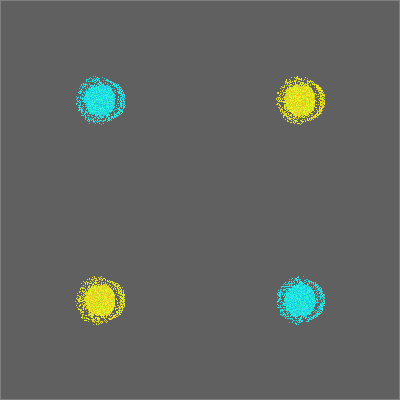
Frame 1 (no input)
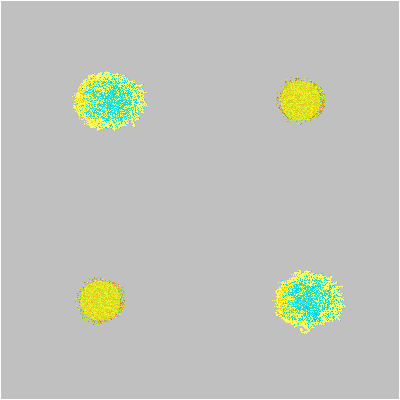
Frame 60 (the mouse pressed at the canvas centre just before this capture)
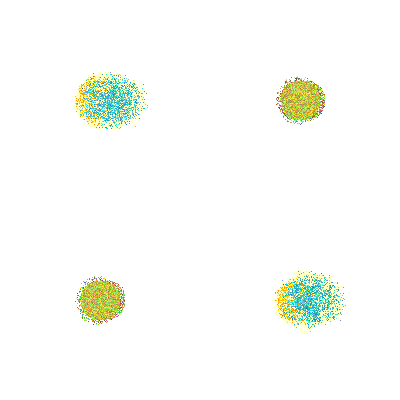
Frame 120 (the mouse held since frame 60 and released just before this capture)

The Processing sketch that drew these frames (run headless with seeded random() and noise(); from frame 60 on, the mouse is pressed at the canvas centre):

// Processing sketch: sketch_260316a
// ── sketch_260316a.pde
int EMPTY = color(0,0,0);
int YELLOW = color(255,255,0);
int BLUE = color(0,255,255);
int TEXT_COLOUR = color(255,255,255);
Vector planetCore;
HashMap<Integer,Float> colourAngles = new HashMap<>();
HashMap<Integer,Float> colourWeights = new HashMap<>();

boolean[] swaps;
Vector[] velocities;
// Add to colour when drawing the pixel
int[] variation;

int pixelCount = 0;

float initSpeed = 5;
float gravity = 600;

float drag = 0.9;

float speedCap = 16;

Vector[][] numbers = new Vector[][] {
  {new Vector(0,0),new Vector(0,1),new Vector(0,2),new Vector(1,2),new Vector(1,1),new Vector(1,0),new Vector(0,0)},
  {new Vector(0,0),new Vector(0,1),new Vector(0,2)},
  {new Vector(0,0),new Vector(1,0),new Vector(1,1),new Vector(0,1),new Vector(0,2),new Vector(1,2)},
  {new Vector(0,0),new Vector(1,0),new Vector(1,1),new Vector(0,1),new Vector(1,1),new Vector(1,2),new Vector(0,2)},
  {new Vector(0,0),new Vector(0,1),new Vector(1,1),new Vector(1,0),new Vector(1,1),new Vector(1,2)},
  {new Vector(0,0),new Vector(1,0),new Vector(0,0),new Vector(0,1),new Vector(1,1),new Vector(1,2),new Vector(0,2)},
  {new Vector(0,0),new Vector(1,0),new Vector(0,0),new Vector(0,1),new Vector(1,1),new Vector(1,2),new Vector(0,2),new Vector(0,1)},
  {new Vector(0,0),new Vector(1,0),new Vector(1,1),new Vector(1,2)},
  {new Vector(0,0),new Vector(0,1),new Vector(1,1),new Vector(0,1),new Vector(0,2),new Vector(1,2),new Vector(1,1),new Vector(1,0),new Vector(0,0)},
  {new Vector(0,0),new Vector(1,0),new Vector(1,1),new Vector(1,0),new Vector(0,0),new Vector(0,1),new Vector(1,1),new Vector(1,2),new Vector(0,2)}
};

void drawDigit(int digit,int x,int y, int size) {
  Vector[] data = numbers[digit];
  for (int ind = 0; ind < data.length-1; ind++) {
    int cx = (int)data[ind].x;
    int cy = (int)data[ind].y;
    int nx = (int)data[ind+1].x;
    int ny = (int)data[ind+1].y;
    int dx = nx - cx;
    int dy = ny - cy;
    for (int i = 0; i < size; i++) {
      spawn(x,y,YELLOW,0,0);
      //setVariation(x,y,color(256,256,256));
      x += dx;
      y += dy;
    }
  }
}

void drawNumber(String number,int x,int y, int size) {
  for (int i = 0; i < number.length(); i++) {
    drawDigit(number.charAt(i) - '0',x + (int)(i * size * 2),y,size);
  }
}

void clearDigit(int digit,int x,int y, int size) {
  Vector[] data = numbers[digit];
  for (int ind = 0; ind < data.length-1; ind++) {
    int cx = (int)data[ind].x;
    int cy = (int)data[ind].y;
    int nx = (int)data[ind+1].x;
    int ny = (int)data[ind+1].y;
    int dx = nx - cx;
    int dy = ny - cy;
    for (int i = 0; i < size; i++) {
      setCell(x,y,EMPTY);
      //setVariation(x,y,color(0,0,0));
      x += dx;
      y += dy;
    }
  }
}

void clearNumber(String number,int x,int y, int size) {
  for (int i = 0; i < number.length(); i++) {
    //clearDigit(number.charAt(i) - '0',x + (int)(i * size * 2),y,size);
  }
}

class Vector {
  public float x;
  public float y;
  public Vector(float nx, float ny) {
    x = nx;
    y = ny;
  }
  public Vector ofPolar(float direction, float magnitude) {
    x = magnitude * cos(direction);
    y = magnitude * sin(direction);
    return this;
  }
  public float direction() {
    return atan2(y,x);
  }
  public float magnitude() {
    return sqrt(x*x + y*y);
  }
   
   public Vector normalised() {
     return new Vector(
       x / magnitude(),
       y / magnitude()
     );
   }
   
   public Vector dif(Vector other) {
     return new Vector(
       other.x - x,
       other.y - y
     );
   }
   
   public Vector times(float amount) {
      return new Vector(
       x * amount,
       y * amount
     );
   }
  
  public void accelerateTowards(Vector pos,Vector point,float force) {
    Vector directionVector = pos.dif(point).normalised();
    
    x += directionVector.x * force / pos.dif(point).magnitude();
    y += directionVector.y * force / pos.dif(point).magnitude();
    
  }
  @Override
  public String toString() {
    return "[" + x + ", " + y + "]";
  }
}



void setup() {
  size(400,400);
  planetCore = new Vector(width/2,height/2);
  swaps = new boolean[width * height];
  velocities = new Vector[width * height];
  variation = new int[width * height];
  
  for (int x = 0; x < width; x++) {
    for (int y = 0; y < height; y++) {
      setSwaps(x,y,false);
      setVelocity(x,y,new Vector(0,0));
    }
  }
  
  colourAngles.put(YELLOW,PI*2);
  colourWeights.put(YELLOW,2.0);
  colourAngles.put(BLUE,PI*2);
  colourWeights.put(BLUE,5.0);
  colourWeights.put(TEXT_COLOUR,10000.0);
  colourWeights.put(EMPTY,0.0);
  
  int defaultMat = EMPTY;
  
  background(defaultMat);
  //loadPixels();
  for (int x = 0; x < width; x++) {
    for (int y = 0; y < height; y++) {
      //float decrease = 5;s
      //float increase = 5;
      
      //float rVal = red(defaultMat);
      //float gVal = green(defaultMat);
      //float bVal = blue(defaultMat);
      
      //float rDecrease = rVal - decrease < 0 ? rVal : decrease;
      //float gDecrease = gVal - decrease < 0 ? gVal : decrease;
      //float bDecrease = bVal - decrease < 0 ? bVal : decrease;
      
      //float rIncrease = rVal + increase > 256 ? 256 - rVal : increase;
      //float gIncrease = gVal + increase > 256 ? 256 - gVal : increase;
      //float bIncrease = bVal + increase > 256 ? 256 - bVal : increase;
      setVariation(x,y,color(
       32,32,32
     ));
    }
  }
  //setCircle(width/2,height/2,20,YELLOW);
  //updatePixels();
}

float lastTime = 0;
float delta = 0;
float totalTime = 0;

void draw() {
  delta = (millis() / 1000.0f) - lastTime;
  totalTime += delta;
      // Save current drawing settings
  
  updatePixels();
  loadPixels();
  //clearNumber("" + pixelCount,10,10,5);

  process(delta);

  
  
  // draw code here
  lastTime = (millis() / 1000.0f);
}

void spawn(int material,int x, int y,float angle,float magnitude) {
  setCell(x,y,material);
  setVelocity(x,y,new Vector(0,0).ofPolar(angle,magnitude));
  
  float decrease = 8;
  float increase = 8;
  
  float rVal = red(material);
  float gVal = green(material);
  float bVal = blue(material);
  
  float rDecrease = rVal - decrease <= 0 ? rVal : decrease;
  float gDecrease = gVal - decrease <= 0 ? gVal : decrease;
  float bDecrease = bVal - decrease <= 0 ? bVal : decrease;
  
  float rIncrease = rVal + increase >= 255 ? 255 - rVal : increase;
  float gIncrease = gVal + increase >= 255 ? 255 - gVal : increase;
  float bIncrease = bVal + increase >= 255 ? 255 - bVal : increase;

  setVariation(x,y,color(
    128 + rDecrease * random(rDecrease) - rIncrease * random(rIncrease),
    128 + gDecrease * random(gDecrease) - gIncrease * random(gIncrease),
    128 + bDecrease * random(bDecrease) - bIncrease * random(bIncrease)
   ));
}



void spawnCircle(int material,int x, int y, int radius,float angle,float magnitude) {
  for (int i = x - radius; i < x + radius; i++) {
     for (int j = y - radius; j < y + radius; j++) {
       if ((i-x)*(i-x) + (j-y)*(j-y) <= radius * radius) {
          spawn(material,i,j,angle,magnitude);
       }
    }
  }
}

void process(float delta) {
  if (pixelCount < 20000) {
    //setCircle(width/2,height/2,20,BLUE);
    //spawnCircle(YELLOW,width / 4, height / 3,  5,0,initSpeed);
    spawnCircle(BLUE,3 * width / 4, 3 * height / 4,20,0,initSpeed);
    spawnCircle(BLUE,1 * width / 4, 1 * height / 4,20,0,initSpeed);
    spawnCircle(YELLOW,3 * width / 4, 1 * height / 4,20,0,initSpeed);
    spawnCircle(YELLOW,1 * width / 4, 3 * height / 4,20,0,initSpeed);
  }
  
  
  pixelCount = 0;
  
  for (int x = 0; x < width; x++) {
    for (int y = 0; y < height; y++) {
      
      processPixel(x,y,delta);
    }
  }
  drawNumber("" + pixelCount,10,10,5);
  for (int x = 0; x < width; x++) {
    for (int y = 0; y < height; y++) {
      setSwaps(x,y,false);
      applyVariation(x,y);
    }
  }
  updatePixels();
  for (int x = 0; x < width; x++) {
    for (int y = 0; y < height; y++) {
      removeVariation(x,y);
    }
  }
}

void applyVariation(int x, int y) {
  int col = pixels[x + (width * y)];
  float rOffset = red(getVariation(x,y)) - 128;
  float gOffset = green(getVariation(x,y)) - 128;
  float bOffset = blue(getVariation(x,y)) - 128;
  
  pixels[x + (width * y)] = color(
    red(col) - rOffset,
    green(col) - gOffset,
    blue(col) - bOffset
  );
}

void removeVariation(int x, int y) {
  int col = pixels[x + (width * y)];
  float rOffset = red(getVariation(x,y)) - 128;
  float gOffset = green(getVariation(x,y)) - 128;
  float bOffset = blue(getVariation(x,y)) - 128;
  
  pixels[x + (width * y)] = color(
    red(col) + rOffset,
    green(col) + gOffset,
    blue(col) + bOffset
  );
}

// If we check n neighbours and they're all occupied, set velocity back to 0
boolean isTrapped(int x, int y) {
  //float randomisation = 0.2;
  //int attempts = 3;
  //
  //int[] npos = new int[2];
  //
  //Vector velocity = getVelocity(x,y);
  ////float angle = colourAngles.get(colour);
  //for (int tries = 0; tries < attempts; tries++) {
  //  npos = cellAtAngle(x,y,velocity.magnitude() * ((1-randomisation) +random(randomisation)),new Vector(x,y).dif(planetCore).direction() * ((1-randomisation)/2 +random(randomisation)));
  //  int otherColour = getCell(npos[0],npos[1]);
  //  if (colourWeights.get(otherColour) < weight) {
  //    return false;
  //  }
  //}
  //return true;
  int colour = getCell(x,y);
  
  float weight = colourWeights.get(colour);
  int neighbourCount = 0;
  int maxCount = 9;
  for (int i = -1; i <= 1; i++) {
    for (int j = -1; j <= 1; j++) {
      int otherColour = getCell(x + i,y + j);
      if (otherColour != TEXT_COLOUR && colourWeights.get(otherColour) >= weight) {
        neighbourCount++;
      }
    }
  }
  
  return neighbourCount >= maxCount;
}

/**
 *  Update the pixel to fall downwards
 */
void processPixel(int x,int y,float delta) {
  if (getCell(x,y) == EMPTY || getCell(x,y) == TEXT_COLOUR) { return; }
  pixelCount++;
  Vector velocity = getVelocity(x,y);
  //velocity.accelerateTowards(
  //  velocity,
  //  velocity.times(2),
  //  -drag * delta
  // );
   
  velocity.accelerateTowards(
    new Vector(x,y),
    planetCore,
    gravity * delta
   );
   
  if (isTrapped(x,y)) {
    velocity.accelerateTowards(
    velocity.normalised(),
    velocity.normalised().times(5),
    -1
   );
    if (velocity.magnitude() <= 1) { velocity = new Vector(x,y).dif(planetCore).normalised().times(max(velocity.magnitude(),0.01)); } //velocity.normalised().times(velocity.magnitude() * 0.2); }
  }
   
  setVelocity(x,y,velocity);
  
  int colour = getCell(x,y);
  
  // Move in current direction
  int[] npos = cellAtAngle(x,y,velocity.magnitude(),velocity.direction());
  if (swap(x,y,npos[0],npos[1],false)) { return; }
  
  float angle = colourAngles.get(colour);
  for (int tries = 0; tries < 3; tries++) {
    npos = cellAtAngle(x,y,velocity.magnitude(),velocity.direction() + random(angle * 2) - angle);
    if (swap(x,y,npos[0],npos[1],false)) { return; }
  }
}

/**
 * Swap x and y with nx ny iff x,y is heavier
 * @return false if we should try other swaps
 */
boolean swap(int x, int y, int nx, int ny,boolean isFinal) {
  if (abs(x - nx) > speedCap || abs(y - ny) > speedCap ) { return true; }
  if (getCell(x,y) == EMPTY || getCell(x,y) == TEXT_COLOUR) { return true; }
  //if (x <= 0 || nx <= 0 ||
  //    x >= width-1 || nx >= width-1 ||
  //    y <= 0 || ny <= 0 ||
  //    y >= height-1 || ny >= height-1 ||
   if (checkSwaps(x,y) || checkSwaps(nx,ny)) {
        return true;
   }
   
   int otherVal = getCell(nx,ny);
   Vector otherVel = getVelocity(nx,ny);
   
   if (otherVal == TEXT_COLOUR) { 
     setVelocity(x,y,new Vector(0,0)); 
   }
   
   int val = getCell(x,y);
   
   float weight = colourWeights.get(val);
   float otherWeight = colourWeights.get(otherVal);
   int otherVariation = getVariation(nx,ny);
   if (weight > otherWeight) { // == EMPTY && getCell(x,y) != EMPTY) {
     Vector vel = getVelocity(x,y);
     if (vel.x > speedCap) { vel.x = speedCap; } 
     if (vel.y > speedCap) { vel.y = speedCap; } 
     if (otherVel.x > speedCap) { otherVel.x = speedCap; } 
     if (otherVel.y > speedCap) { otherVel.y = speedCap; } 
     float divider = 2;
     if (weight == 0 || otherWeight == 0) {
       divider = 1;
     }
       setVelocity(x,y,vel.normalised().times(
         (vel.magnitude() + otherVel.magnitude()) / divider
        ));
       setVelocity(nx,ny,otherVel.normalised().times(
         (vel.magnitude() + otherVel.magnitude()) / divider
       ));
     //}
     setCell(nx,ny,getCell(x,y));
     setVelocity(nx,ny,getVelocity(x,y));
     setVariation(nx,ny,getVariation(x,y));
     setCell(x,y,otherVal);
     setVelocity(x,y,otherVel);
     setVariation(x,y,otherVariation);
     // Mark which cells have swapped
     setSwaps(x,y,true);
     setSwaps(nx,ny,true);
     return true;
   }  else if (!isFinal){
     return false;
   }  else {
     Vector vel = getVelocity(x,y);
     if (vel.x > speedCap) { vel.x = speedCap; } 
     if (vel.y > speedCap) { vel.y = speedCap; } 
     if (otherVel.x > speedCap) { otherVel.x = speedCap; } 
     if (otherVel.y > speedCap) { otherVel.y = speedCap; } 
     setVelocity(x,y,vel.normalised().times(
       (vel.magnitude() + otherVel.magnitude()) / 2.1
      ));
     setVelocity(nx,ny,otherVel.normalised().times(
       (vel.magnitude() + otherVel.magnitude()) / 2.1
     ));
     return false;
   }
}

// Return 2 element array of new position a float distance and angle from the current cell
int[] cellAtAngle(int x, int y, float distance, float angle) {
  
  // target position
  float tx = x + (distance * cos(angle));
  float ty = y + (distance * sin(angle));
  
  int nx = (int)tx;
  int ny = (int)ty;
  
  float resx = tx - nx;
  float resy = ty - ny;
  
  if (random(1) < resx) {
    nx++;
  }
  if (random(1) < resy) {
    ny++;
  }
  return new int[]{nx,ny};
}

int getCell(int x, int y) {
  if (x <= 0 || 
      x >= width-1 || 
      y <= 0 ||
      y >= height-1) {
        return TEXT_COLOUR;
   }
   // Failsafe: just make sand if the pixel data is invalidated
  if (!colourWeights.containsKey(pixels[x + (y * width)])) { return YELLOW; }
  return pixels[x + (y * width)];
}

void setCell(int x, int y, int value) {
  if (x <= 0 || 
      x >= width-1 || 
      y <= 0 ||
      y >= height-1) {
        return;
   }
  pixels[x + (y * width)] = value;
  //println(x + "," + y + " to " + value);
}

int getVariation(int x,int y) {
  if (x <= 0 || 
      x >= width-1 || 
      y <= 0 ||
      y >= height-1) {
        return 0;
   }
  return variation[x + (y * width)];
}

void setVariation(int x,int y, int value) {
  if (x <= 0 || 
      x >= width-1 || 
      y <= 0 ||
      y >= height-1) {
        return;
   }
  variation[x + (y * width)] = value;
  //println(x + "," + y + " to " + value);
}

void setCircle(int x, int y, int radius,int value) {
  for (int i = x - radius; i < x + radius; i++) {
     for (int j = y - radius; j < y + radius; j++) {
       if ((i-x)*(i-x) + (j-y)*(j-y) <= radius * radius) {
         setCell(i,j,value);
       }
    }
  }
}

void setVelocity(int x, int y, Vector value) {
  if (x <= 0 || 
      x >= width-1 || 
      y <= 0 ||
      y >= height-1) {
        return;
   }
  velocities[x + (y * width)] = value;
}

Vector getVelocity(int x, int y) {
  if (x <= 0 || 
      x >= width-1 || 
      y <= 0 ||
      y >= height-1) {
        return null;
   }
  return velocities[x + (y * width)];
}

boolean checkSwaps(int x, int y) {
  if (x <= 0 || 
      x >= width-1 || 
      y <= 0 ||
      y >= height-1) {
        return true;
   }
  return swaps[x + (y * width)];
}

void setSwaps(int x, int y,boolean val) {
  if (x <= 0 || 
      x >= width-1 || 
      y <= 0 ||
      y >= height-1) {
        return;
   }
  swaps[x + (y * width)] = val;
}
